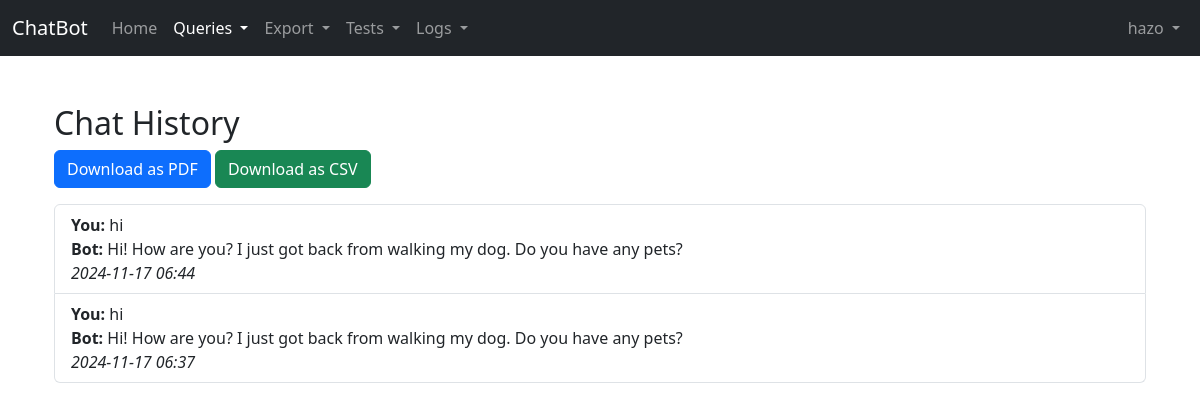
The page /query/history/ (signed in) on the database its author committed.
### myapp/models.py (models this page shows, shortened)
class ChatHistory(models.Model):
    user = models.ForeignKey(User, on_delete=models.CASCADE)  # Deletes history if user is removed
    query = models.TextField()
    response = models.TextField()
    timestamp = models.DateTimeField(auto_now_add=True)

### myapp/views.py (the view)
# urls.py: path('query/history/', views.QueryHistory, name='query_history'),
@login_required
def QueryHistory(request):
    user_history = ChatHistory.objects.filter(user=request.user).order_by('-timestamp')
    log_action(request.user, 'QUERY_HISTORY_VIEW', 'User viewed query history.')
    return render(request, 'query_history.html', {'history': user_history})

### myapp/views.py (called while the page is built)
def log_action(user, action_type, details=None):
    ActionLog.objects.create(user=user, action_type=action_type, details=details)

### templates/query_history.html (shortened to what this page needs)
{% extends 'base.html' %}
{% block content %}
<div class="container mt-4">
    <h2>Chat History</h2>
    <div class="mb-3">
        <a href="{% url 'export_pdf' %}" class="btn btn-primary">Download as PDF</a>
        <a href="{% url 'export_csv' %}" class="btn btn-success">Download as CSV</a>
    </div>
    <ul class="list-group">
        {% for chat in history %}
        <li class="list-group-item">
            <strong>You:</strong> {{ chat.query }}<br>
            <strong>Bot:</strong> {{ chat.response }}<br>
            <em>{{ chat.timestamp|date:"Y-m-d H:i" }}</em>
        </li>
        {% empty %}
        <li class="list-group-item">No chat history available.</li>
        {% endfor %}
    </ul>
</div>
{% endblock %}

### templates/base.html (shortened to what this page needs)
{% load static %}
<!DOCTYPE html>
<html lang="en">
<head>
    <link rel="stylesheet" href="https://cdn.jsdelivr.net/npm/bootstrap@5.3.0/dist/css/bootstrap.min.css">
    <link rel="stylesheet" type="text/css" href="{% static 'css/style.css' %}">
</head>
<body>
    <nav class="navbar navbar-expand-lg navbar-dark bg-dark">
        <div class="container-fluid">
            <a class="navbar-brand" href="{% url 'home' %}">ChatBot</a>
            <div class="collapse navbar-collapse" id="navbarNavDropdown">
                <ul class="navbar-nav">
                    <li class="nav-item">
                        <a class="nav-link {% if request.path == '/' or request.path == '/home/' %}active{% endif %}" href="{% url 'home' %}">Home</a>
                    </li>
                    <li class="nav-item dropdown">
                        <a class="nav-link dropdown-toggle {% if 'query' in request.path %}active{% endif %}" href="#" role="button" data-bs-toggle="dropdown" aria-expanded="false">
                            Queries
                        </a>
                    </li>
                    <li class="nav-item dropdown">
                        <a class="nav-link dropdown-toggle {% if 'export' in request.path or 'export_csv' in request.path %}active{% endif %}" href="#" role="button" data-bs-toggle="dropdown" aria-expanded="false">
                            Export
                        </a>
                    </li>
                    <li class="nav-item dropdown">
                        <a class="nav-link dropdown-toggle {% if 'test_results' in request.path %}active{% endif %}" href="#" role="button" data-bs-toggle="dropdown" aria-expanded="false">
                            Tests
                        </a>
                    </li>
                    <li class="nav-item dropdown">
                        <a class="nav-link dropdown-toggle {% if 'logs' in request.path %}active{% endif %}" href="#" role="button" data-bs-toggle="dropdown" aria-expanded="false">
                            Logs
                        </a>
                    </li>
                </ul>
                <ul class="navbar-nav ms-auto">
                    <li class="nav-item dropdown">
                        {% if user.is_authenticated %}
                            <a class="nav-link dropdown-toggle" href="#" id="userDropdown" role="button" data-bs-toggle="dropdown" aria-expanded="false">
                                {{ user.username }}
                            </a>
                        {% endif %}
                    </li>
                </ul>
            </div>
        </div>
    </nav>
    <div class="container mt-5">
        {% block content %}
        {% endblock %}
    </div>
</body>
</html>

### static/css/style.css (style rules this page uses)
::placeholder { color: #ffffff; opacity: 1; }

### rows shown on the page
ChatHistory: query "hi", response "Hi! How are you? I just got back from walking my dog. Do you have any pets?", timestamp "2024-11-17 06:44"
ChatHistory: query "hi", response "Hi! How are you? I just got back from walking my dog. Do you have any pets?", timestamp "2024-11-17 06:37"

### other values the page prints
{{ user.username }} "hazo"
